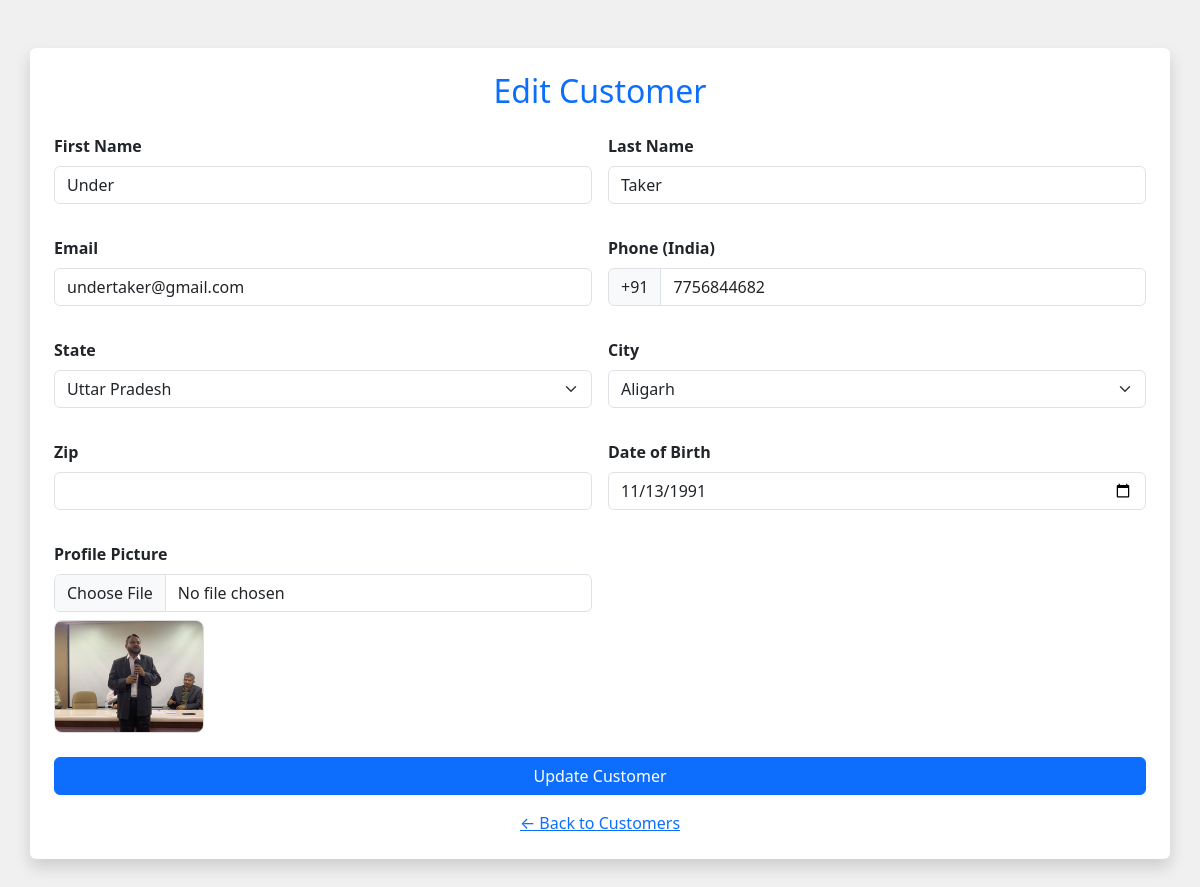
/edit_customer.php?id=4, run on the app's committed database.
### tables this page shows
CREATE TABLE IF NOT EXISTS `customers` (
  `id` int NOT NULL AUTO_INCREMENT,
  `firstname` varchar(100) NOT NULL,
  `email` varchar(100) NOT NULL,
  `phone` varchar(20) DEFAULT NULL,
  `created_at` timestamp NULL DEFAULT CURRENT_TIMESTAMP,
  `lastname` varchar(50) NOT NULL,
  `city` varchar(50) NOT NULL,
  `state` varchar(50) NOT NULL,
  `pincode` varchar(20) DEFAULT NULL,
  `profile_picture` varchar(255) DEFAULT NULL,
  `dob` date DEFAULT NULL,
  `role` enum('admin','editor','viewer') NOT NULL DEFAULT 'viewer',
  `updated_at` timestamp NULL DEFAULT CURRENT_TIMESTAMP ON UPDATE CURRENT_TIMESTAMP,
  `active` tinyint DEFAULT '1',
  PRIMARY KEY (`id`)
);

### edit_customer.php (the view, shortened to what this page needs)
<?php
require 'db_connect.php';
$id = intval($_GET['id']);
$stmt = $conn->prepare("SELECT * FROM customers WHERE id = ?");
$stmt->bind_param("i", $id);
$stmt->execute();
$result = $stmt->get_result();
$customer = $result->fetch_assoc();
$full_phone = $customer['phone'] ?? '';
$phone_number = preg_replace('/^\+91/', '', $full_phone);
?>
<!DOCTYPE html>
<html lang="en">
<head>
    <link href="https://cdn.jsdelivr.net/npm/bootstrap@5.3.3/dist/css/bootstrap.min.css" rel="stylesheet">
</head>
<body>
    <div class="container my-5 shadow rounded bg-white p-4">
        <h2 class="text-center text-primary mb-4">Edit Customer</h2>
        <form method="POST" enctype="multipart/form-data" id="editCustomerForm">
            <div class="row g-3">
                <div class="col-md-6">
                    <label for="firstname" class="form-label fw-bold">First Name</label>
                    <input type="text" class="form-control" id="firstname" name="firstname" value="<?= htmlspecialchars($customer['firstname'] ?? '') ?>" required>
                </div>
                <div class="col-md-6">
                    <label for="lastname" class="form-label fw-bold">Last Name</label>
                    <input type="text" class="form-control" id="lastname" name="lastname" value="<?= htmlspecialchars($customer['lastname'] ?? '') ?>" required>
                </div>
            </div>
            <div class="row g-3 mt-3">
                <div class="col-md-6">
                    <label for="email" class="form-label fw-bold">Email</label>
                    <input type="email" class="form-control" id="email" name="email" value="<?= htmlspecialchars($customer['email'] ?? '') ?>" required>
                </div>
                <div class="col-md-6">
                    <label for="phone" class="form-label fw-bold">Phone (India)</label>
                    <div class="input-group">
                        <span class="input-group-text">+91</span>
                        <input type="tel" class="form-control" id="phone" name="phone" value="<?= htmlspecialchars($phone_number ?? '') ?>" placeholder="Phone number" pattern="\d{10}" maxlength="10" required>
                    </div>
                </div>
            </div>
            <div class="row g-3 mt-3">
                <div class="col-md-6">
                    <label for="state" class="form-label fw-bold">State</label>
                    <select class="form-select" id="state" name="state">
                        <option value="Uttar Pradesh" <?= ($customer['state'] ?? '') == 'Uttar Pradesh' ? 'selected' : '' ?>>Uttar Pradesh</option>
                    </select>
                </div>
                <div class="col-md-6">
                    <label for="city" class="form-label fw-bold">City</label>
                    <select class="form-select" id="city" name="city">
                        <option value="">Select City</option>
                    </select>
                </div>
            </div>
            <div class="row g-3 mt-3">
                <div class="col-md-6">
                    <label for="zip" class="form-label fw-bold">Zip</label>
                    <input type="text" class="form-control" id="zip" name="zip" value="<?= htmlspecialchars($customer['zip'] ?? '') ?>">
                </div>
                <div class="col-md-6">
                    <label for="dob" class="form-label fw-bold">Date of Birth</label>
                    <input type="date" class="form-control" id="dob" name="dob" value="<?= htmlspecialchars($customer['dob'] ?? '') ?>">
                </div>
            </div>
            <div class="row g-3 mt-3">
                <div class="col-md-6">
                    <label for="profile_picture" class="form-label fw-bold">Profile Picture</label>
                    <input type="file" class="form-control" id="profile_picture" name="profile_picture" accept="image/*">
                    <?php if (!empty($customer['profile_picture'])): ?>
                        <img src="uploads/<?= htmlspecialchars($customer['profile_picture']) ?>" alt="Profile Picture" class="img-fluid mt-2" style="max-width: 150px; border-radius: 8px; border: 1px solid #ddd;">
                    <?php endif; ?>
                </div>
            </div>
            <button type="submit" class="btn btn-primary w-100 mt-4">Update Customer</button>
            <a href="manage-customers.php" class="d-block text-center mt-3 text-primary">← Back to Customers</a>
        </form>
    </div>
</body>
</html>

### edit_customer.php (style rules this page uses)
body { background: #f0f0f0; }

### data on the page
customers: firstname "Under", lastname "Taker", email "undertaker@gmail.com", phone "7756844682", state "Uttar Pradesh", dob "11/13/1991", profile_picture (picture)
